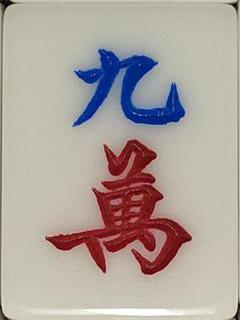
#> input picture raw-data/images/103.jpg, 240 x 320 px; its folder holds only this picture in this run
$ python -i flowconbin.py   (imports and definitions only)
#> lines starting #> are read from the running program, lines starting #| are printed output that depends on the picture
import os
import random
from PIL import Image
import concurrent.futures

# 设置路径
image_dir = r"E:\Downloads\mahjong-dataset-master\train\filtered_images"
label_dir = r"E:\Downloads\mahjong-dataset-master\train\labels"
output_image_dir = r"E:\Downloads\mahjong-dataset-master\train\augmented_images"
output_label_dir = r"E:\Downloads\mahjong-dataset-master\train\augmented_labels"
# [2 lines not run here, left out]

# 获取所有图像和标注文件
# [1 line that did not run here, left out]
# [1 line that did not run here, left out]

# 定义拼接图像的大小
canvas_size = (1280, 1280)  # 定义画布大小
num_images_to_place = 14  # 每张拼接图像放置的麻将牌数量
overlap_threshold = 0.1  # 重叠面积阈值（0.1 表示重叠面积不超过 10%）
max_attempts = 50  # 最大尝试次数

def compute_iou(box1, box2):
    """计算两个边界框的交并比（IoU）"""
    x1, y1, w1, h1 = box1
    x2, y2, w2, h2 = box2

    # 计算交集区域
    inter_x1 = max(x1, x2)
    inter_y1 = max(y1, y2)
    inter_x2 = min(x1 + w1, x2 + w2)
    inter_y2 = min(y1 + h1, y2 + h2)
    inter_area = max(0, inter_x2 - inter_x1) * max(0, inter_y2 - inter_y1)

    # 计算并集区域
    area1 = w1 * h1
    area2 = w2 * h2
    union_area = area1 + area2 - inter_area

    return inter_area / union_area if union_area != 0 else 0

def rotate_image(image, angle):
    """随机旋转图像"""
    return image.rotate(angle, expand=True)

def place_image(canvas, image, position, placed_boxes):
    """将图像放置到画布上，并检查重叠情况"""
    x, y = position
    w, h = image.size

    # 检查与已放置的图像的重叠情况
    for box in placed_boxes:
        iou = compute_iou((x, y, w, h), box)
        if iou > overlap_threshold:
            return False, placed_boxes  # 重叠超过阈值，返回 False

    # 如果没有重叠或重叠在允许范围内，则放置图像
    canvas.paste(image, position)
    placed_boxes.append((x, y, w, h))
    return True, placed_boxes

def generate_image(i):
    """生成一张拼接图像及其对应的标注文件"""
    canvas = Image.new('RGB', canvas_size, (255, 255, 255))  # 创建白色画布
    labels = []  # 用于存储YOLO格式的标注信息
    placed_boxes = []  # 用于存储已放置的边界框

    for _ in range(num_images_to_place):
        # 随机选择一张图像和对应的标注文件
        image_path = random.choice(image_files)
        label_path = os.path.join(label_dir, os.path.basename(image_path).replace('.jpg', '.txt'))

        # 加载图像
        image = Image.open(image_path).convert('RGB')

        # 随机旋转图像
        angle = random.randint(-30, 30)  # 随机选择旋转角度
        image = rotate_image(image, angle)

        # 加载标注文件
        with open(label_path, 'r') as f:
            label = f.read().strip().split()
        class_id = int(label[0])  # 获取类别索引
        x_center, y_center, width, height = map(float, label[1:5])  # 获取归一化的标注信息

        # 将标注信息转换为像素坐标
        x = int((x_center - width / 2) * image.width)
        y = int((y_center - height / 2) * image.height)
        w = int(width * image.width)
        h = int(height * image.height)

        placed = False
        attempts = 0
        while not placed and attempts < max_attempts:
            position = (random.randint(0, canvas_size[0] - w),
                        random.randint(0, canvas_size[1] - h))
            placed, placed_boxes = place_image(canvas, image, position, placed_boxes)
            attempts += 1

        if placed:
            # 更新YOLO格式的标注
            new_x_center = (position[0] + w / 2) / canvas_size[0]
            new_y_center = (position[1] + h / 2) / canvas_size[1]
            new_width = w / canvas_size[0]
            new_height = h / canvas_size[1]
            labels.append(f"{class_id} {new_x_center:.6f} {new_y_center:.6f} {new_width:.6f} {new_height:.6f}")

    # 保存拼接后的图像
    output_image_path = os.path.join(output_image_dir, f"augmented_{i}.jpg")
    canvas.save(output_image_path)

    # 保存YOLO格式的标注文件
    output_label_path = os.path.join(output_label_dir, f"augmented_{i}.txt")
    with open(output_label_path, 'w') as f:
        for label in labels:
            f.write(label + '\n')

# 使用线程池并行生成图像
def main():
    num_images_to_generate = 1024  # 生成的图像数量
    with concurrent.futures.ThreadPoolExecutor() as executor:
        executor.map(generate_image, range(num_images_to_generate))

# [3 lines not run here, left out]

>>> import cv2
>>> picture = cv2.imread('raw-data/images/103.jpg', cv2.IMREAD_GRAYSCALE)
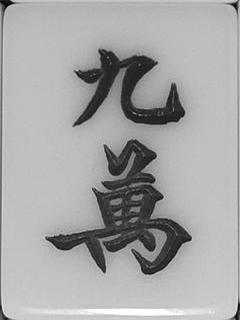
#> picture: shape (320, 240); min 0, max 255, mean 166.2
>>> result = generate_image(picture)
#> in generate_image, `canvas = Image.new('RGB', canvas_size, (255, 255, 255))`: canvas: PIL image 1280x1280 RGB; every value is 255
#> (the run stopped early here; a loop or call above may not have finished)

$ run again, on raw-data/images/104.jpg
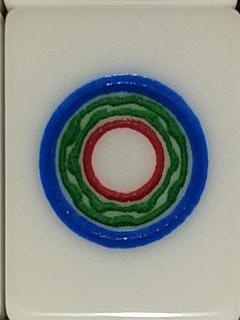
#> input picture raw-data/images/104.jpg, 240 x 320 px
#> `picture = cv2.imread('raw-data/images/103.jpg', cv2.IMREAD_GRAYSCALE)`:
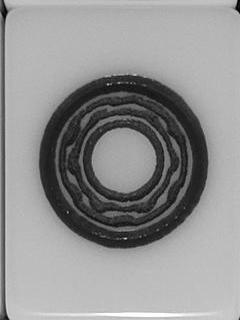
#> picture: shape (320, 240); min 0, max 255, mean 145.6
#> canvas: PIL image 1280x1280 RGB; every value is 255

$ run again, on raw-data/images/108.jpg
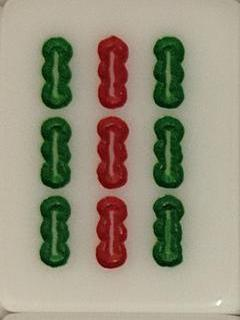
#> input picture raw-data/images/108.jpg, 240 x 320 px
#> `picture = cv2.imread('raw-data/images/103.jpg', cv2.IMREAD_GRAYSCALE)`:
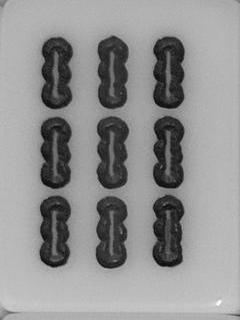
#> picture: shape (320, 240); min 0, max 255, mean 144.7
#> canvas: PIL image 1280x1280 RGB; every value is 255

$ run again, on raw-data/images/11.jpg
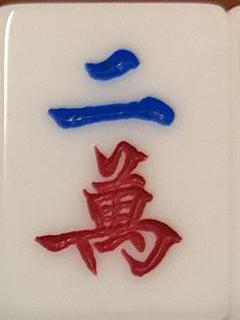
#> input picture raw-data/images/11.jpg, 240 x 320 px
#> `picture = cv2.imread('raw-data/images/103.jpg', cv2.IMREAD_GRAYSCALE)`:
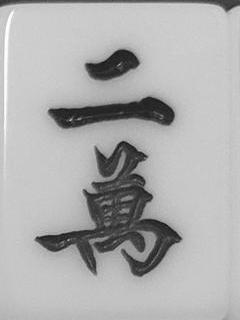
#> picture: shape (320, 240); min 15, max 255, mean 174.1
#> canvas: PIL image 1280x1280 RGB; every value is 255
